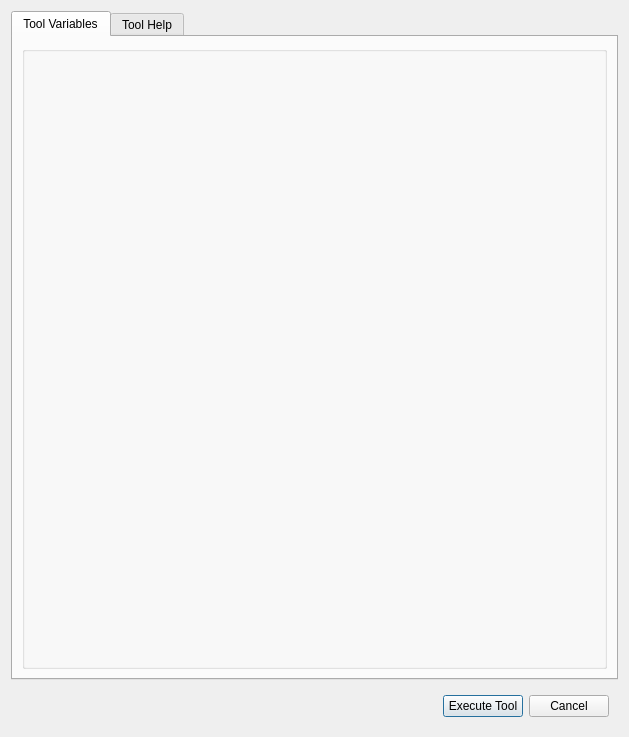
<ui version="4.0" >
 <author>Aaron Racicot</author>
 <class>ExecuteToolGui</class>
 <widget class="QDialog" name="ExecuteToolGui" >
  <property name="geometry" >
   <rect>
    <x>0</x>
    <y>0</y>
    <width>629</width>
    <height>737</height>
   </rect>
  </property>
  <property name="windowTitle" >
   <string>Dialog</string>
  </property>
  <layout class="QVBoxLayout" >
   <item>
    <widget class="QTabWidget" name="tabWidget" >
     <property name="currentIndex" >
      <number>0</number>
     </property>
     <widget class="QWidget" name="tab_3" >
      <attribute name="title" >
       <string>Tool Variables</string>
      </attribute>
      <layout class="QVBoxLayout" >
       <item>
        <widget class="QGroupBox" name="variableBox" >
         <property name="title" >
          <string/>
         </property>
        </widget>
       </item>
      </layout>
     </widget>
     <widget class="QWidget" name="tab_4" >
      <attribute name="title" >
       <string>Tool Help</string>
      </attribute>
      <layout class="QVBoxLayout" >
       <item>
        <widget class="QTextEdit" name="toolhelpEdit" />
       </item>
      </layout>
     </widget>
    </widget>
   </item>
   <item>
    <widget class="QWidget" native="1" name="widget" >
     <property name="maximumSize" >
      <size>
       <width>16777215</width>
       <height>45</height>
      </size>
     </property>
     <layout class="QGridLayout" >
      <item row="0" column="0" >
       <spacer>
        <property name="orientation" >
         <enum>Qt::Horizontal</enum>
        </property>
        <property name="sizeHint" >
         <size>
          <width>40</width>
          <height>20</height>
         </size>
        </property>
       </spacer>
      </item>
      <item row="0" column="1" >
       <widget class="QPushButton" name="execTool" >
        <property name="text" >
         <string>Execute Tool</string>
        </property>
       </widget>
      </item>
      <item row="0" column="2" >
       <widget class="QPushButton" name="cancelExec" >
        <property name="text" >
         <string>Cancel</string>
        </property>
       </widget>
      </item>
     </layout>
    </widget>
   </item>
  </layout>
 </widget>
 <resources/>
 <connections/>
</ui>
